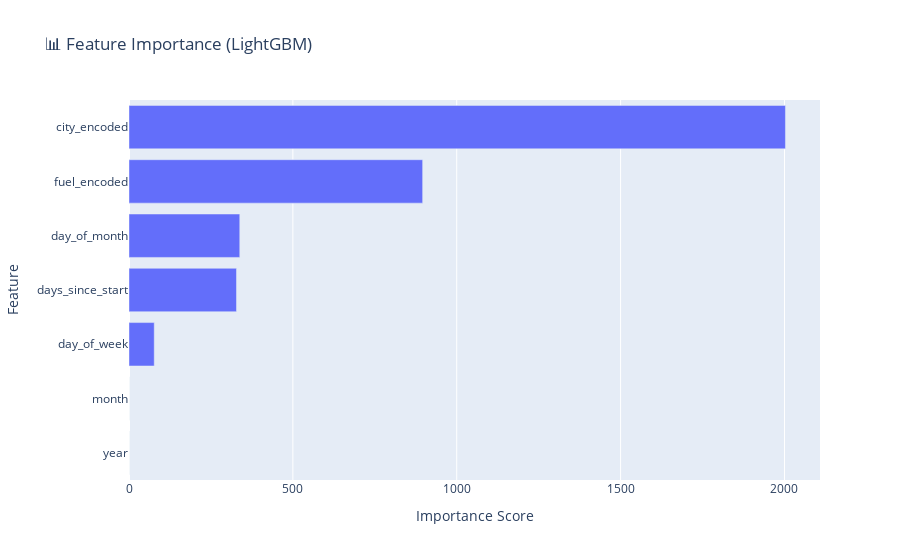

Notebook code for this chart:
### Markdown cell above
### Feature Importance

### Code cell
# Feature Importance from LightGBM
importance_df = pd.DataFrame({
    'feature': feature_cols,
    'importance': best_lgb.feature_importances_
}).sort_values('importance', ascending=True)

fig = px.bar(importance_df, x='importance', y='feature', orientation='h',
             title='📊 Feature Importance (LightGBM)',
             labels={'importance': 'Importance Score', 'feature': 'Feature'})
fig.show()

### Figure 1 — Plotly figure (JSON) as saved in the notebook; plotly's stock layout.template omitted (floating-point values rounded to 4 significant figures)
{"data": [{"hovertemplate": "Importance Score=%{x}<br>Feature=%{y}<extra></extra>", "legendgroup": "", "marker": {"color": "#636efa", "pattern": {"shape": ""}}, "name": "", "orientation": "h", "showlegend": false, "textposition": "auto", "type": "bar", "x": [0, 0, 77, 328, 338, 896, 2003], "xaxis": "x", "y": ["year", "month", "day_of_week", "days_since_start", "day_of_month", "fuel_encoded", "city_encoded"], "yaxis": "y"}], "layout": {"barmode": "relative", "legend": {"tracegroupgap": 0}, "title": {"text": "📊 Feature Importance (LightGBM)"}, "xaxis": {"anchor": "y", "domain": [0, 1], "title": {"text": "Importance Score"}}, "yaxis": {"anchor": "x", "domain": [0, 1], "title": {"text": "Feature"}}}}
